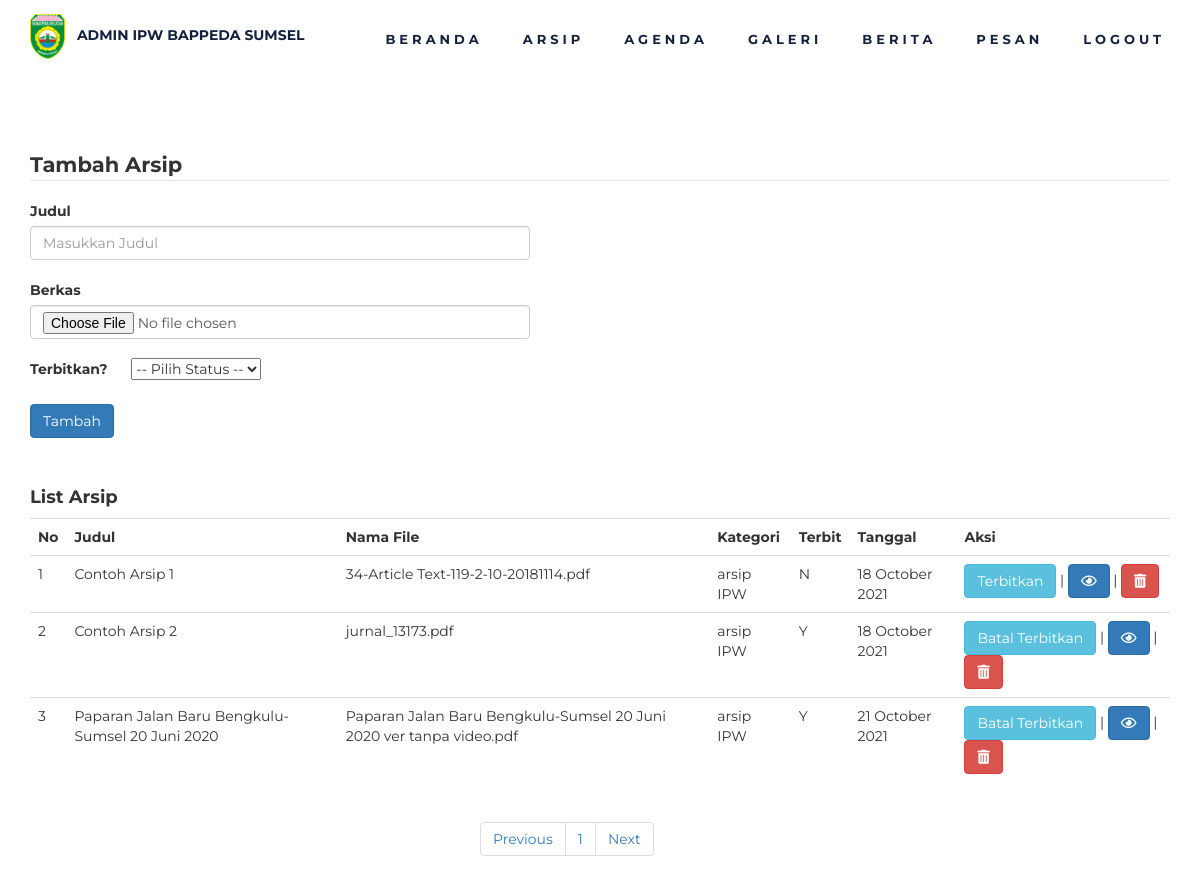
/admin/admin-arsip-ipw.php, run on an earlier commit of the app's database.
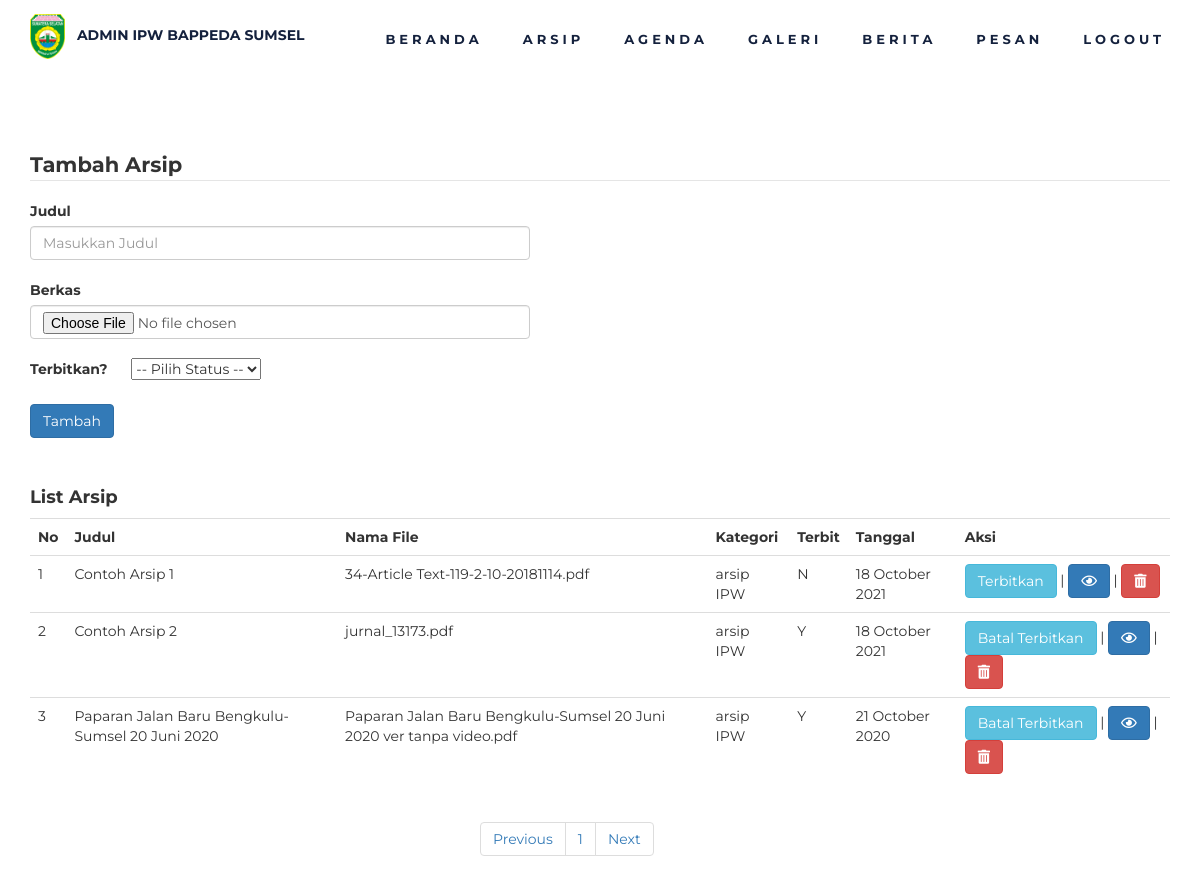
And on a later commit of the database.
### tables this page shows
CREATE TABLE `arsip` (
  `id` int(11) NOT NULL,
  `judul` varchar(255) NOT NULL,
  `nama` varchar(255) NOT NULL,
  `kategori` varchar(20) NOT NULL,
  `terbit` varchar(1) NOT NULL,
  `tanggal` datetime NOT NULL
);

### admin/admin-arsip-ipw.php (the view, shortened to what the changed rows need)
<?php
include 'header-admin.php';
include '../koneksi.php';
?>
<section>
    <div class="container" style="margin-top:150px;">
        <div class="row">
            <div class="col-md-12 col-sm-12">
                <table class="table">
                    <tr>
                        <th class="">No</th>
                        <th class="">Judul</th>
                        <th class="">Nama File</th>
                        <th class="">Kategori</th>
                        <th class="">Terbit</th>
                        <th class="">Tanggal</th>
                        <th class="">Aksi</th>
                    </tr>
                    <?php
                    $batas = 10;
                    $halaman = isset($_GET['halaman']) ? (int)$_GET['halaman'] : 1;
                    $halaman_awal = ($halaman > 1) ? ($halaman * $batas) - $batas : 0;
                    $data_arsip = mysqli_query($koneksi, "SELECT * FROM arsip ORDER BY id ASC limit $halaman_awal, $batas");
                    $nomor = $halaman_awal + 1;
                    while ($r = mysqli_fetch_array($data_arsip)) {
                        extract($r);
                    ?>
                        <td class=''><?= $nomor++ ?></td>
                        <td class=''><?= $judul ?></td>
                        <td class=''><?= $nama ?></td>
                        <td class=''><?= $kategori ?></td>
                        <td class=''><?= $terbit ?></td>
                        <td class=''><?= date('d F Y', strtotime($tanggal)) ?></td>
                        <td class=''>
                            <?php if ($terbit == 'N') {
                                echo "<a href='?mod=terbit&act=terbitkan&id=" . $id . "' class='btn btn-info'>Terbitkan</a> | ";
                            } elseif ($terbit == 'Y') {
                                echo "<a href='?mod=terbit&act=tidak-terbit&id=" . $id . "' class='btn btn-info'>Batal Terbitkan</a> | ";
                            } ?>
                            <a href="admin-view-arsip.php?id=<?= $id ?>" class="btn btn-primary"><i class="far fa-eye"></i></a> | <a href="?mod=arsip-ipw&act=hapusarsip&id=<?= $id ?>" class="btn btn-danger"><i class="fas fa-trash-alt"></i></a>
                        </td>
                    <?php
                    }
                    ?>
                </table>
            </div>
        </div>
    </div>
</section>

What changed in the data, as far as the page shows it:
changed arsip: tanggal "21 October 2021" → "21 October 2020"
